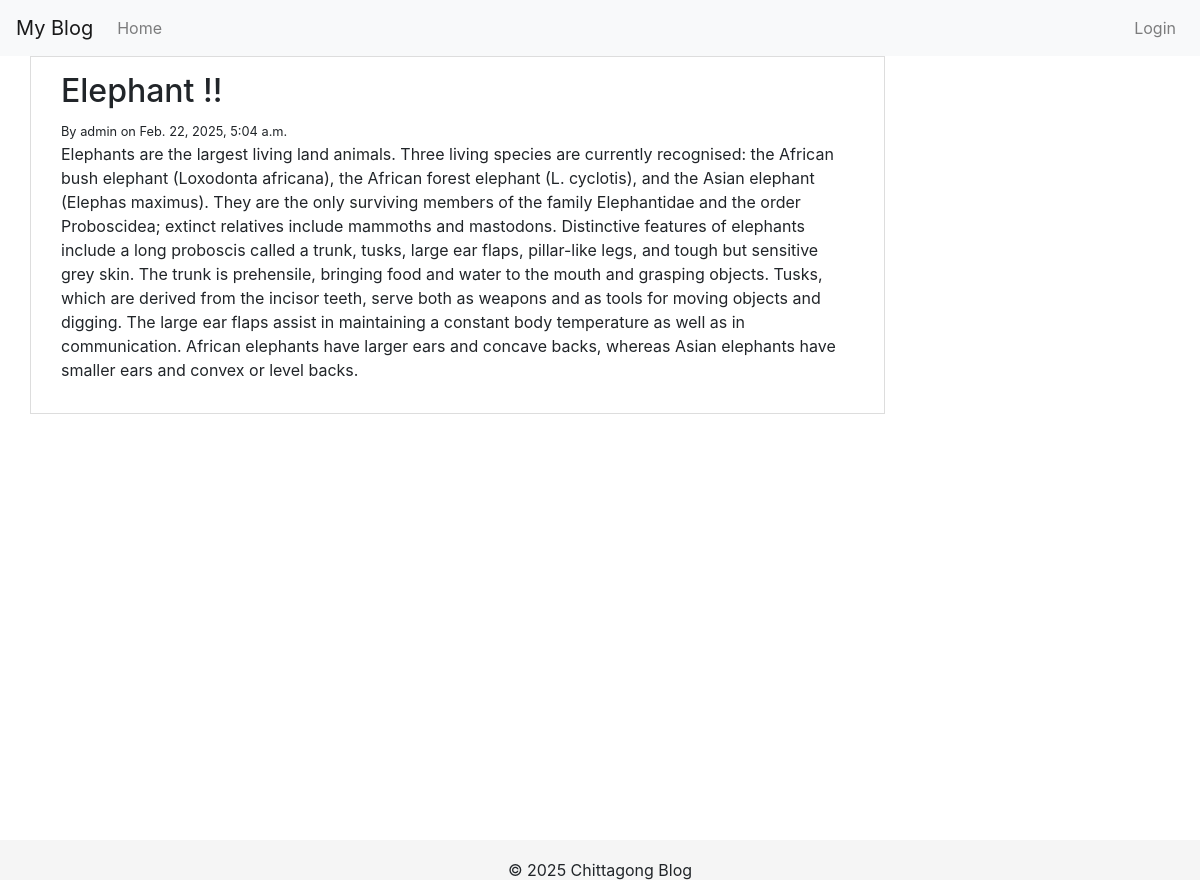
The app's page /post/4 with its own data.
### Blog/models.py (models this page shows, shortened)
class Post(models.Model):
    post_title = models.CharField(max_length=200)
    post_content = models.TextField()
    owner = models.ForeignKey(User, on_delete=models.CASCADE)
    created_date = models.DateTimeField(auto_now_add=True)
    updated_date = models.DateTimeField(auto_now=True)

### Blog/views.py (the view)
# urls.py: path("post/<int:id>", post_details, name="post_details"),
def post_details(request, id):
    post = get_object_or_404(Post, id=id)
    return render(request, "blog/post_details.html", {'post':post})

### Blog/templates/blog/post_details.html (shortened to what this page needs)
{% extends "blog/base.html" %}
{% block content %}
<div class="container">
    <h2>{{ post.post_title }}</h2>
    <small>
        By {{ post.owner }} on {{ post.created_date }}
    </small>
    <p>{{ post.post_content}}</p>
</div>
{% endblock %}

### Blog/templates/blog/base.html (style rules this page uses)
html { position: relative; min-height: 100%; }
body { margin-bottom: 60px; }

### records on screen
Post: post_title "Elephant !!", owner "admin", created_date "Feb. 22, 2025, 5:04 a.m.", post_content "Elephants are the largest living land animals. Three living species are currently recognised: the African bush elephant (Loxodonta africana), the African forest elephant (L. cyclotis), and the Asian elephant (Elephas maximus). They are the only surviving members of the family Elephantidae and the order Proboscidea; extinct relatives include mammoths and mastodons. Distinctive features of elephants include a long proboscis called a trunk, tusks, large ear flaps, pillar-like legs, and tough but sensitive grey skin. The trunk is prehensile, bringing food and water to the mouth and grasping objects. Tusks, which are derived from the incisor teeth, serve both as weapons and as tools for moving…"
